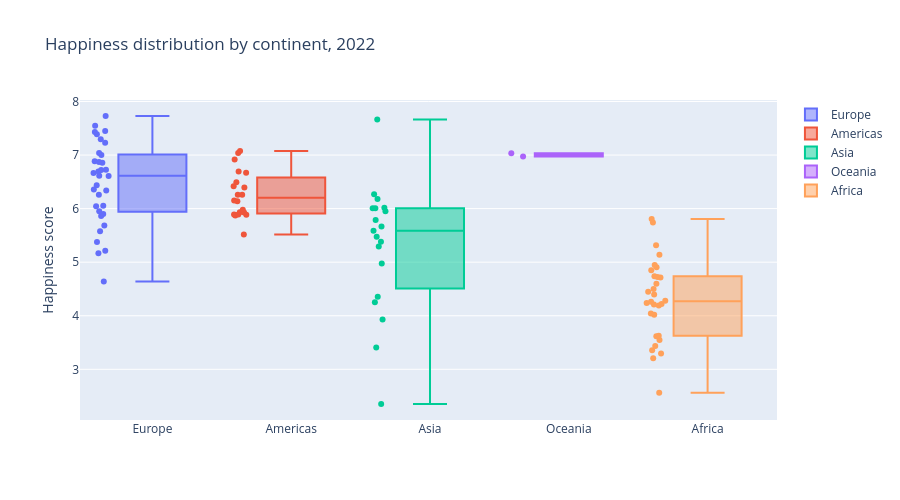

Here is the notebook cell this chart was saved with:
### Markdown cell above
#### Interactive box plot — happiness distribution by continent

Hover over any point to see the country name. Click a continent to hide it. `points='all'` shows individual observations on top of the box.

### Code cell
fig = px.box(
    happy2[happy2.year == 2022],
    x='continent', y='happiness',
    color='continent',
    points='all',                          # show all individual points
    hover_data=['country'],
    title='Happiness distribution by continent, 2022',
    labels={'happiness': 'Happiness score', 'continent': ''},
    height=500
)
fig.show()

### Figure 1 — Plotly figure (JSON) as saved in the notebook; plotly's stock layout.template omitted (floating-point values rounded to 4 significant figures)
{"data": [{"alignmentgroup": "True", "boxpoints": "all", "customdata": [["Albania"], ["Austria"], ["Belgium"], ["Bulgaria"], ["Croatia"], ["Czechia"], ["Denmark"], ["Estonia"], ["Finland"], ["France"], ["Germany"], ["Greece"], ["Hungary"], ["Iceland"], ["Ireland"], ["Italy"], ["Latvia"], ["Lithuania"], ["Luxembourg"], ["Moldova"], ["Netherlands"], ["North Macedonia"], ["Norway"], ["Poland"], ["Portugal"], ["Romania"], ["Russia"], ["Slovenia"], ["Spain"], ["Sweden"], ["Switzerland"], ["Ukraine"], ["United Kingdom"]], "hovertemplate": "=%{x}<br>Happiness score=%{y}<br>country=%{customdata[0]}<extra></extra>", "legendgroup": "Europe", "marker": {"color": "#636efa"}, "name": "Europe", "notched": false, "offsetgroup": "Europe", "orientation": "v", "showlegend": true, "type": "box", "x": ["Europe", "Europe", "Europe", "Europe", "Europe", "Europe", "Europe", "Europe", "Europe", "Europe", "Europe", "Europe", "Europe", "Europe", "Europe", "Europe", "Europe", "Europe", "Europe", "Europe", "Europe", "Europe", "Europe", "Europe", "Europe", "Europe", "Europe", "Europe", "Europe", "Europe", "Europe", "Europe", "Europe"], "x0": " ", "xaxis": "x", "y": [5.212, 6.999, 6.857, 5.378, 5.579, 6.695, 7.545, 6.357, 7.729, 6.614, 6.608, 5.9, 5.861, 7.449, 6.87, 6.258, 6.055, 7.038, 7.228, 5.687, 7.39, 5.167, 7.295, 6.666, 5.953, 6.437, 6.044, 6.723, 6.337, 7.431, 6.884, 4.637, 6.722], "y0": " ", "yaxis": "y"}, {"alignmentgroup": "True", "boxpoints": "all", "customdata": [["Argentina"], ["Bolivia"], ["Brazil"], ["Canada"], ["Chile"], ["Colombia"], ["Costa Rica"], ["Dominican Republic"], ["Ecuador"], ["El Salvador"], ["Guatemala"], ["Honduras"], ["Jamaica"], ["Mexico"], ["Nicaragua"], ["Panama"], ["Paraguay"], ["Peru"], ["United States"], ["Uruguay"]], "hovertemplate": "=%{x}<br>Happiness score=%{y}<br>country=%{customdata[0]}<extra></extra>", "legendgroup": "Americas", "marker": {"color": "#EF553B"}, "name": "Americas", "notched": false, "offsetgroup": "Americas", "orientation": "v", "showlegend": true, "type": "box", "x": ["Americas", "Americas", "Americas", "Americas", "Americas", "Americas", "Americas", "Americas", "Americas", "Americas", "Americas", "Americas", "Americas", "Americas", "Americas", "Americas", "Americas", "Americas", "Americas", "Americas"], "x0": " ", "xaxis": "x", "y": [6.261, 5.929, 6.257, 6.918, 6.415, 5.892, 7.077, 5.518, 5.887, 6.492, 6.15, 5.932, 5.87, 7.038, 6.392, 5.979, 6.138, 5.892, 6.693, 6.671], "y0": " ", "yaxis": "y"}, {"alignmentgroup": "True", "boxpoints": "all", "customdata": [["Armenia"], ["Bangladesh"], ["Cambodia"], ["Georgia"], ["India"], ["Indonesia"], ["Iran"], ["Israel"], ["Japan"], ["Jordan"], ["Kazakhstan"], ["Kyrgyzstan"], ["Lebanon"], ["Mongolia"], ["Nepal"], ["South Korea"], ["Thailand"], ["Uzbekistan"], ["Vietnam"]], "hovertemplate": "=%{x}<br>Happiness score=%{y}<br>country=%{customdata[0]}<extra></extra>", "legendgroup": "Asia", "marker": {"color": "#00cc96"}, "name": "Asia", "notched": false, "offsetgroup": "Asia", "orientation": "v", "showlegend": true, "type": "box", "x": ["Asia", "Asia", "Asia", "Asia", "Asia", "Asia", "Asia", "Asia", "Asia", "Asia", "Asia", "Asia", "Asia", "Asia", "Asia", "Asia", "Asia", "Asia", "Asia"], "x0": " ", "xaxis": "x", "y": [5.382, 3.408, 4.25, 5.293, 3.93, 5.585, 4.977, 7.662, 6.178, 4.356, 6.006, 5.668, 2.352, 5.788, 5.474, 5.95, 6.007, 6.016, 6.267], "y0": " ", "yaxis": "y"}, {"alignmentgroup": "True", "boxpoints": "all", "customdata": [["Australia"], ["New Zealand"]], "hovertemplate": "=%{x}<br>Happiness score=%{y}<br>country=%{customdata[0]}<extra></extra>", "legendgroup": "Oceania", "marker": {"color": "#ab63fa"}, "name": "Oceania", "notched": false, "offsetgroup": "Oceania", "orientation": "v", "showlegend": true, "type": "box", "x": ["Oceania", "Oceania"], "x0": " ", "xaxis": "x", "y": [7.035, 6.975], "y0": " ", "yaxis": "y"}, {"alignmentgroup": "True", "boxpoints": "all", "customdata": [["Benin"], ["Botswana"], ["Cameroon"], ["Chad"], ["Comoros"], ["Congo (Brazzaville)"], ["Congo (Kinshasa)"], ["Ethiopia"], ["Gabon"], ["Gambia"], ["Ghana"], ["Guinea"], ["Ivory Coast"], ["Kenya"], ["Liberia"], ["Madagascar"], ["Malawi"], ["Mali"], ["Mauritania"], ["Mauritius"], ["Morocco"], ["Mozambique"], ["Namibia"], ["Niger"], ["Senegal"], ["Sierra Leone"], ["Tanzania"], ["Togo"], ["Tunisia"], ["Zimbabwe"]], "hovertemplate": "=%{x}<br>Happiness score=%{y}<br>country=%{customdata[0]}<extra></extra>", "legendgroup": "Africa", "marker": {"color": "#FFA15A"}, "name": "Africa", "notched": false, "offsetgroup": "Africa", "orientation": "v", "showlegend": true, "type": "box", "x": ["Africa", "Africa", "Africa", "Africa", "Africa", "Africa", "Africa", "Africa", "Africa", "Africa", "Africa", "Africa", "Africa", "Africa", "Africa", "Africa", "Africa", "Africa", "Africa", "Africa", "Africa", "Africa", "Africa", "Africa", "Africa", "Africa", "Africa", "Africa", "Africa", "Africa"], "x0": " ", "xaxis": "x", "y": [4.217, 3.435, 4.712, 4.397, 3.545, 5.805, 3.207, 3.628, 5.14, 4.279, 4.191, 5.317, 4.849, 4.448, 4.042, 4.019, 3.356, 4.211, 4.724, 5.741, 4.596, 4.74, 4.949, 4.501, 4.907, 2.56, 3.616, 4.239, 4.261, 3.296], "y0": " ", "yaxis": "y"}], "layout": {"boxmode": "overlay", "height": 500, "legend": {"title": {"text": ""}, "tracegroupgap": 0}, "title": {"text": "Happiness distribution by continent, 2022"}, "xaxis": {"anchor": "y", "categoryarray": ["Europe", "Americas", "Asia", "Oceania", "Africa"], "categoryorder": "array", "domain": [0, 1], "title": {"text": ""}}, "yaxis": {"anchor": "x", "domain": [0, 1], "title": {"text": "Happiness score"}}}}
